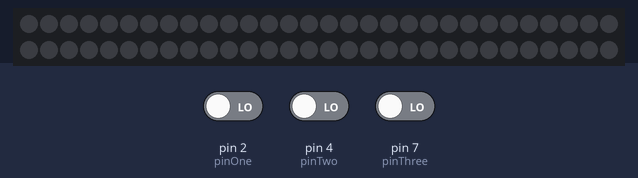
This sketch was run on a simulated Arduino Uno, built with avr-gcc and run on an emulated ATmega328P. Shown: 60 RGB LEDs in strip order, left to right, continuing on the next row. Inputs (shaded band) come from the test bench; at power-on: pin 2 (pinOne) LOW, pin 4 (pinTwo) LOW, pin 7 (pinThree) LOW.

Above: at 1.2 s.
1.3 s: pin 2 (pinOne) driven HIGH
At 1.7 s:
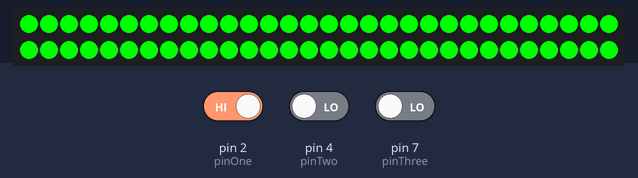
2.8 s: pin 2 (pinOne) driven LOW
At 4.0 s:
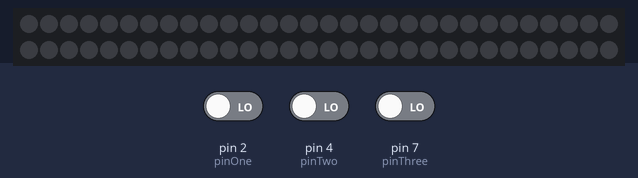
4.3 s: pin 4 (pinTwo) driven HIGH
At 5.3 s:
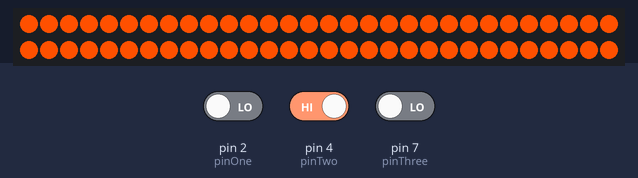
5.8 s: pin 4 (pinTwo) driven LOW
At 6.4 s:
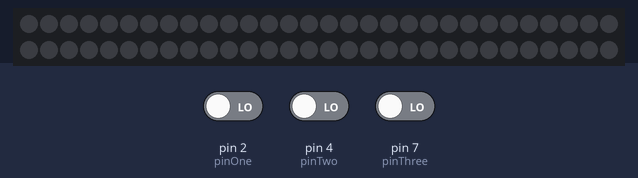
7.3 s: pin 7 (pinThree) driven HIGH
At 7.6 s:
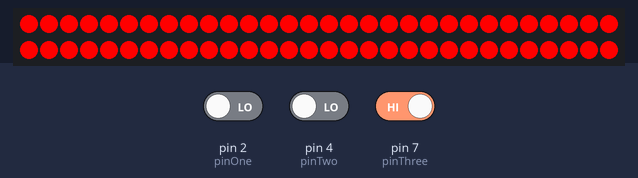
Timing chart, 0 to 9.8 s (numbered marks = the images above; inputs shaded):
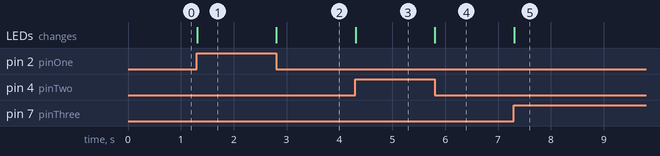

Measured:
- after the input at 1.3 s, the LEDs: change at once (image 1)
- after the input at 2.8 s, the LEDs: change at once (image 2)
- after the input at 4.3 s, the LEDs: change at once (image 3)
- after the input at 5.8 s, the LEDs: change at once (image 4)
- after the input at 7.3 s, the LEDs: change at once (image 5)

The sketch:

pitLights.ino
```cpp
#include <Adafruit_NeoPixel.h>
#define PIN 6
#define NUM_LEDS 60
// Parameter 1 = number of pixels in strip
// Parameter 2 = pin number (most are valid)
// Parameter 3 = pixel type flags, add together as needed:
//   NEO_KHZ800  800 KHz bitstream (most NeoPixel products w/WS2812 LEDs)
//   NEO_KHZ400  400 KHz (classic 'v1' (not v2) FLORA pixels, WS2811 drivers)
//   NEO_GRB     Pixels are wired for GRB bitstream (most NeoPixel products)
//   NEO_RGB     Pixels are wired for RGB bitstream (v1 FLORA pixels, not v2)
Adafruit_NeoPixel strip = Adafruit_NeoPixel(NUM_LEDS, PIN, NEO_GRB + NEO_KHZ800);
const int pinOne = 2;
const int pinTwo = 4;
const int pinThree = 7;
bool arr[60];

void setup() {
  //makeArrayFalse();
  pinMode(pinOne, INPUT);
  strip.begin();
  strip.show(); // Initialize all pixels to 'off'
}

// *** REPLACE FROM HERE ***
void loop() {

  colorWipe(0x00,0xff,0x00, 50);
}


void colorWipe(byte red, byte green, byte blue, int SpeedDelay) {
  if (digitalRead(pinOne)== HIGH){
   setAll(0,0xFF,0);
   showStrip();
  }else if (digitalRead(pinTwo)==HIGH){
       setAll(0xFE,0x50,0);
   showStrip();
 }else if (digitalRead(pinThree)==HIGH) {
   setAll(0xFF,0,0);
   showStrip();
 }
 else{
   setAll(0,0,0);
   showStrip();
 }

  }
// *** REPLACE TO HERE ***

void showStrip() {
 #ifdef ADAFRUIT_NEOPIXEL_H
   // NeoPixel
   strip.show();
 #endif
 #ifndef ADAFRUIT_NEOPIXEL_H
   // FastLED
   FastLED.show();
 #endif
}

void setPixel(int Pixel, byte red, byte green, byte blue) {
 #ifdef ADAFRUIT_NEOPIXEL_H
   // NeoPixel
   strip.setPixelColor(Pixel, strip.Color(red, green, blue));
 #endif
 #ifndef ADAFRUIT_NEOPIXEL_H
   // FastLED
   leds[Pixel].r = red;
   leds[Pixel].g = green;
   leds[Pixel].b = blue;
 #endif
}

void setAll(byte red, byte green, byte blue) {
  for(int i = 0; i < NUM_LEDS; i++ ) {
    setPixel(i, red, green, blue);
  }
  showStrip();
}
```
